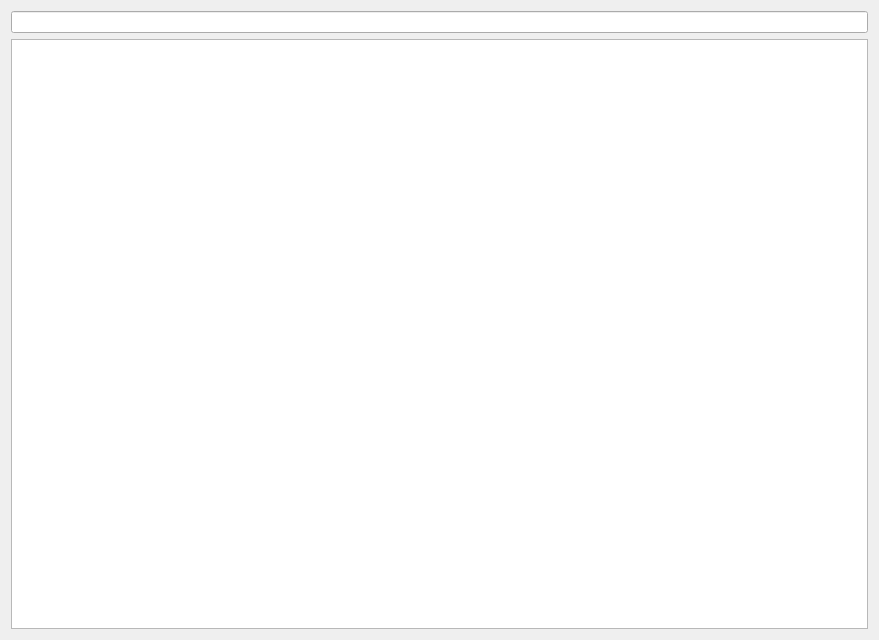
<?xml version="1.0" encoding="UTF-8"?>
<ui version="4.0">
 <class>TripleLiveViewWidget</class>
 <widget class="QWidget" name="TripleLiveViewWidget">
  <property name="geometry">
   <rect>
    <x>0</x>
    <y>0</y>
    <width>879</width>
    <height>640</height>
   </rect>
  </property>
  <property name="windowTitle">
   <string>Form</string>
  </property>
  <layout class="QVBoxLayout" name="verticalLayout">
   <item>
    <widget class="QLineEdit" name="tripleListFilterEdit"/>
   </item>
   <item>
    <widget class="QTreeView" name="tripleList">
     <property name="editTriggers">
      <set>QAbstractItemView::NoEditTriggers</set>
     </property>
     <property name="sortingEnabled">
      <bool>true</bool>
     </property>
    </widget>
   </item>
  </layout>
 </widget>
 <resources/>
 <connections/>
</ui>
